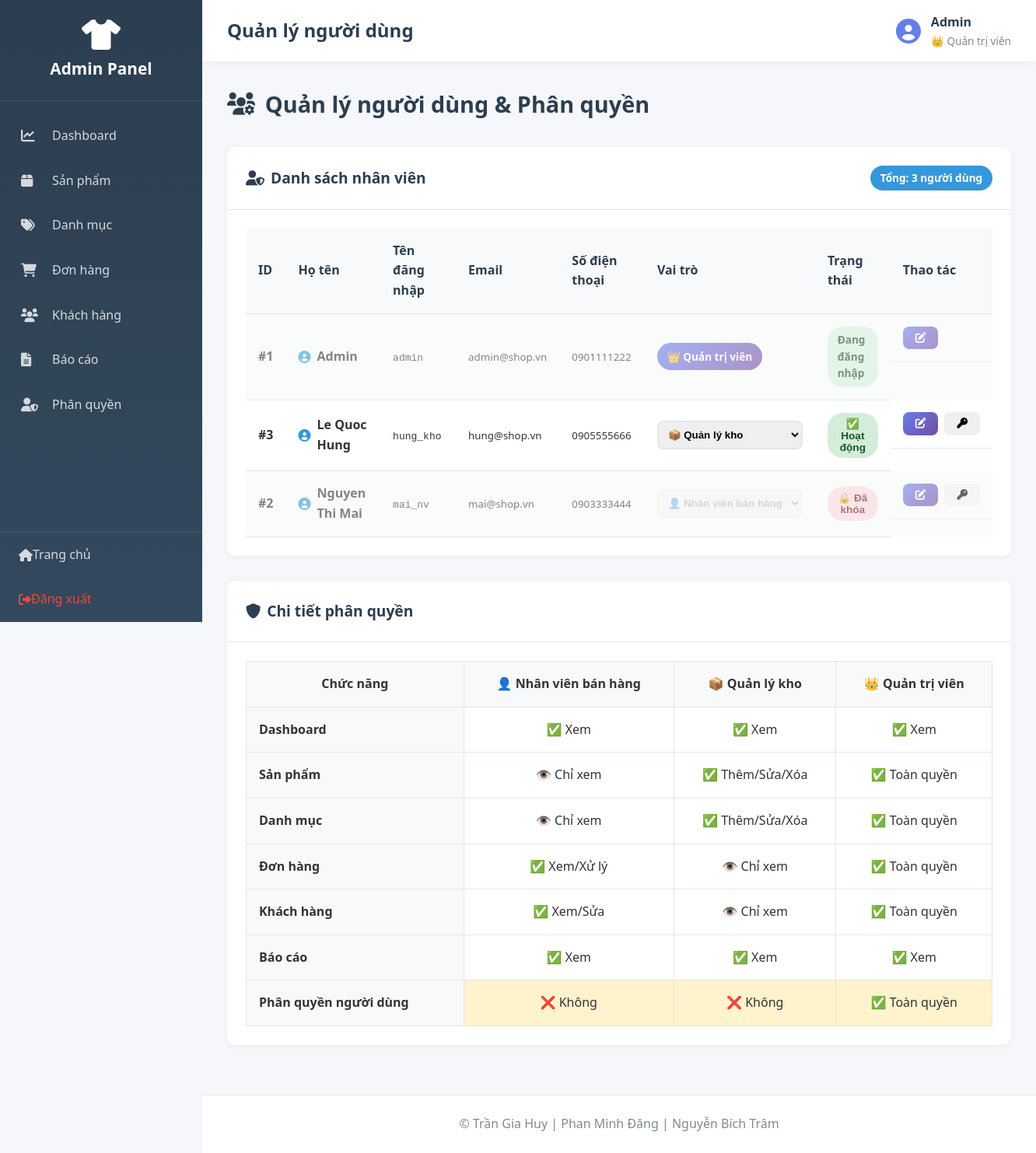
/admin/index.php?action=users (signed in), run on the app's committed database.
### tables this page shows
CREATE TABLE `nhanvien` (
  `MaNV` int(11) NOT NULL,
  `HoTen` varchar(100) DEFAULT NULL,
  `TenDangNhap` varchar(50) DEFAULT NULL,
  `MatKhau` varchar(255) DEFAULT NULL,
  `Email` varchar(100) DEFAULT NULL,
  `SoDienThoai` varchar(15) DEFAULT NULL,
  `MaVaiTro` int(11) DEFAULT NULL,
  `TrangThai` varchar(20) DEFAULT 'active'
);

CREATE TABLE `vaitro` (
  `MaVaiTro` int(11) NOT NULL,
  `TenVaiTro` varchar(50) DEFAULT NULL,
  `QuyenHan` enum('ToanQuyen','NhapXuat','XemBanHang') DEFAULT NULL
);

### app/controllers/AdminController.php (called while the page is built, shortened)
<?php
require_once __DIR__ . '/../../core/Controller.php';
class AdminController extends Controller {
    public function users() {
        $productModel = $this->model('Product');
        $vaiTroModel = $this->model('VaiTro');
        $message = null;
        $sql = "SELECT nv.MaNV, nv.HoTen, nv.TenDangNhap, nv.Email, nv.SoDienThoai,
                       nv.MaVaiTro, vt.TenVaiTro, vt.QuyenHan, nv.TrangThai
                FROM nhanvien nv
                LEFT JOIN vaitro vt ON nv.MaVaiTro = vt.MaVaiTro
                ORDER BY
                    CASE vt.QuyenHan
                        WHEN 'ToanQuyen' THEN 1
                        WHEN 'NhapXuat' THEN 2
                        WHEN 'XemBanHang' THEN 3
                        ELSE 4
                    END,
                    nv.HoTen";
        $users = $productModel->query($sql)->fetch_all(MYSQLI_ASSOC);
        $roles = $vaiTroModel->getAllRoles();
        $data = [
            'page_title' => 'Quản lý người dùng',
            'users' => $users,
            'roles' => $roles,
            'message' => $message
        ];
        $this->view('admin/users', $data);
    }
}
?>

### core/Model.php (called while the page is built, shortened)
<?php
class Model {
    protected $db;
    public function __construct() {
        $this->db = $this->connectDB();
    }
    private function connectDB() {
        $conn = new mysqli(DB_HOST, DB_USER, DB_PASS, DB_NAME);
        $conn->set_charset("utf8mb4");
        return $conn;
    }
    public function query($sql) {
        return $this->db->query($sql);
    }
}
?>

### app/models/Admin.php (called while the page is built, shortened)
<?php
require_once __DIR__ . '/../../core/Model.php';
class Admin extends Model {
    public function isLoggedIn() {
        return isset($_SESSION['admin_id']) && isset($_SESSION['admin_role']);
    }
    public function getCurrentAdmin() {
        $adminId = intval($_SESSION['admin_id']);
        $sql = "SELECT nv.*, vt.TenVaiTro, vt.QuyenHan
                FROM nhanvien nv
                LEFT JOIN vaitro vt ON nv.MaVaiTro = vt.MaVaiTro
                WHERE nv.MaNV = {$adminId}";
        $result = $this->query($sql);
        if ($result && $result->num_rows > 0) {
            return $result->fetch_assoc();
        }
        return null;
    }
}
?>

### app/models/VaiTro.php (called while the page is built, shortened)
<?php
require_once __DIR__ . '/../../core/Model.php';
class VaiTro extends Model {
    public function getAllRoles() {
        $sql = "SELECT * FROM vaitro ORDER BY MaVaiTro";
        $result = $this->query($sql);
        if ($result) {
            return $result->fetch_all(MYSQLI_ASSOC);
        }
        return [];
    }
}
?>

### app/views/admin/users.php (the view, shortened to what this page needs)
<?php require_once __DIR__ . '/../layouts/admin_header.php'; ?>
<div class="page-header">
    <h2><i class="fas fa-users-cog"></i> Quản lý người dùng & Phân quyền</h2>
</div>
<div class="admin-card">
    <div class="card-header">
        <h3><i class="fas fa-user-shield"></i> Danh sách nhân viên</h3>
        <span class="badge">Tổng: <?php echo count($users); ?> người dùng</span>
    </div>
    <div class="card-body">
        <?php if (!empty($users)): ?>
        <table class="data-table">
            <thead>
                <tr>
                    <th>ID</th>
                    <th>Họ tên</th>
                    <th>Tên đăng nhập</th>
                    <th>Email</th>
                    <th>Số điện thoại</th>
                    <th>Vai trò</th>
                    <th>Trạng thái</th>
                    <th>Thao tác</th>
                </tr>
            </thead>
            <tbody>
                <?php foreach ($users as $user): ?>
                <tr id="user-row-<?php echo $user['MaNV']; ?>" class="<?php echo $user['TrangThai'] != 'active' ? 'inactive-user' : ''; ?>">
                    <td><strong>#<?php echo $user['MaNV']; ?></strong></td>
                    <td>
                        <div class="user-info">
                            <i class="fas fa-user-circle" style="margin-right: 0.5rem; color: #3498db;"></i>
                            <strong><?php echo htmlspecialchars($user['HoTen']); ?></strong>
                        </div>
                    </td>
                    <td><code><?php echo htmlspecialchars($user['TenDangNhap']); ?></code></td>
                    <td><small><?php echo htmlspecialchars($user['Email'] ?? 'Chưa có'); ?></small></td>
                    <td><small><?php echo htmlspecialchars($user['SoDienThoai'] ?? 'Chưa có'); ?></small></td>
                    <td>
                        <?php if ($user['MaNV'] == $_SESSION['admin_id']): ?>
                            <span class="role-badge role-<?php echo $user['QuyenHan']; ?>">
                                <?php
                                $roleIcons = [
                                    'ToanQuyen' => '👑',
                                    'NhapXuat' => '📦',
                                    'XemBanHang' => '👤'
                                ];
                                echo ($roleIcons[$user['QuyenHan']] ?? '') . ' ' . htmlspecialchars($user['TenVaiTro']);
                                ?>
                            </span>
                        <?php else: ?>
                            <select class="role-select"
                                    onchange="updateUserRole(<?php echo $user['MaNV']; ?>, this.value)"
                                    <?php echo $user['TrangThai'] != 'active' ? 'disabled' : ''; ?>>
                                <?php foreach ($roles as $role): ?>
                                <option value="<?php echo $role['MaVaiTro']; ?>"
                                        <?php echo $user['MaVaiTro'] == $role['MaVaiTro'] ? 'selected' : ''; ?>>
                                    <?php
                                    $roleIcons = [
                                        'ToanQuyen' => '👑',
                                        'NhapXuat' => '📦',
                                        'XemBanHang' => '👤'
                                    ];
                                    echo ($roleIcons[$role['QuyenHan']] ?? '') . ' ' . htmlspecialchars($role['TenVaiTro']);
                                    ?>
                                </option>
                                <?php endforeach; ?>
                            </select>
                        <?php endif; ?>
                    </td>
                    <td>
                        <?php if ($user['MaNV'] == $_SESSION['admin_id']): ?>
                            <span class="status-badge status-active">Đang đăng nhập</span>
                        <?php else: ?>
                            <button class="status-toggle"
                                    onclick="toggleUserStatus(<?php echo $user['MaNV']; ?>)"
                                    data-status="<?php echo $user['TrangThai']; ?>">
                                <span class="status-badge status-<?php echo $user['TrangThai'] == 'active' ? 'active' : 'inactive'; ?>">
                                    <?php echo $user['TrangThai'] == 'active' ? '✅ Hoạt động' : '🔒 Đã khóa'; ?>
                                </span>
                            </button>
                        <?php endif; ?>
                    </td>
                    <td class="actions">
                        <a href="index.php?action=editUser&id=<?php echo $user['MaNV']; ?>"
                           class="btn btn-sm btn-primary"
                           title="Chỉnh sửa">
                            <i class="fas fa-edit"></i>
                        </a>
                        <?php if ($user['MaNV'] != $_SESSION['admin_id']): ?>
                            <button onclick="resetPassword(<?php echo $user['MaNV']; ?>)"
                                    class="btn btn-sm btn-warning"
                                    title="Reset mật khẩu">
                                <i class="fas fa-key"></i>
                            </button>
                        <?php endif; ?>
                    </td>
                </tr>
                <?php endforeach; ?>
            </tbody>
        </table>
        <?php endif; ?>
    </div>
</div>
<div class="admin-card">
    <div class="card-header">
        <h3><i class="fas fa-shield-alt"></i> Chi tiết phân quyền</h3>
    </div>
    <div class="card-body">
        <table class="permission-table">
            <thead>
                <tr>
                    <th>Chức năng</th>
                    <th>👤 Nhân viên bán hàng</th>
                    <th>📦 Quản lý kho</th>
                    <th>👑 Quản trị viên</th>
                </tr>
            </thead>
            <tbody>
                <tr>
                    <td><strong>Dashboard</strong></td>
                    <td>✅ Xem</td>
                    <td>✅ Xem</td>
                    <td>✅ Xem</td>
                </tr>
                <tr>
                    <td><strong>Sản phẩm</strong></td>
                    <td>👁️ Chỉ xem</td>
                    <td>✅ Thêm/Sửa/Xóa</td>
                    <td>✅ Toàn quyền</td>
                </tr>
                <tr>
                    <td><strong>Danh mục</strong></td>
                    <td>👁️ Chỉ xem</td>
                    <td>✅ Thêm/Sửa/Xóa</td>
                    <td>✅ Toàn quyền</td>
                </tr>
                <tr>
                    <td><strong>Đơn hàng</strong></td>
                    <td>✅ Xem/Xử lý</td>
                    <td>👁️ Chỉ xem</td>
                    <td>✅ Toàn quyền</td>
                </tr>
                <tr>
                    <td><strong>Khách hàng</strong></td>
                    <td>✅ Xem/Sửa</td>
                    <td>👁️ Chỉ xem</td>
                    <td>✅ Toàn quyền</td>
                </tr>
                <tr>
                    <td><strong>Báo cáo</strong></td>
                    <td>✅ Xem</td>
                    <td>✅ Xem</td>
                    <td>✅ Xem</td>
                </tr>
                <tr class="highlight-row">
                    <td><strong>Phân quyền người dùng</strong></td>
                    <td>❌ Không</td>
                    <td>❌ Không</td>
                    <td>✅ Toàn quyền</td>
                </tr>
            </tbody>
        </table>
    </div>
</div>
<?php require_once __DIR__ . '/../layouts/admin_footer.php'; ?>

### app/views/layouts/admin_header.php (shortened to what this page needs)
<!DOCTYPE html>
<html lang="vi">
<head>
    <link rel="stylesheet" href="../public/css/admin.css">
    <link rel="stylesheet" href="https://cdnjs.cloudflare.com/ajax/libs/font-awesome/6.0.0/css/all.min.css">
</head>
<body class="admin-panel">
    <?php
    require_once __DIR__ . '/../../models/Admin.php';
    $adminModel = new Admin();
    $currentAdmin = $adminModel->getCurrentAdmin();
    ?>
    <aside class="admin-sidebar">
        <div class="sidebar-header">
            <i class="fas fa-tshirt"></i>
            <h2>Admin Panel</h2>
        </div>
        <nav class="sidebar-nav">
            <a href="index.php?action=dashboard" class="nav-item">
                <i class="fas fa-chart-line"></i>
                <span>Dashboard</span>
            </a>
            <a href="index.php?action=products" class="nav-item">
                <i class="fas fa-box"></i>
                <span>Sản phẩm</span>
            </a>
            <a href="index.php?action=categories" class="nav-item">
                <i class="fas fa-tags"></i>
                <span>Danh mục</span>
            </a>
            <a href="index.php?action=orders" class="nav-item">
                <i class="fas fa-shopping-cart"></i>
                <span>Đơn hàng</span>
            </a>
            <a href="index.php?action=customers" class="nav-item">
                <i class="fas fa-users"></i>
                <span>Khách hàng</span>
            </a>
            <a href="index.php?action=reports" class="nav-item">
                <i class="fas fa-file-alt"></i>
                <span>Báo cáo</span>
            </a>
            <?php if (isset($_SESSION['admin_permission']) && $_SESSION['admin_permission'] == 'ToanQuyen'): ?>
            <a href="index.php?action=users" class="nav-item">
                <i class="fas fa-user-shield"></i>
                <span>Phân quyền</span>
            </a>
            <?php endif; ?>
        </nav>
        <div class="sidebar-footer">
            <a href="../public/index.php" class="nav-item">
                <i class="fas fa-home"></i>
                <span>Trang chủ</span>
            </a>
            <a href="index.php?action=logout" class="nav-item logout">
                <i class="fas fa-sign-out-alt"></i>
                <span>Đăng xuất</span>
            </a>
        </div>
    </aside>
    <div class="admin-main">
        <header class="admin-topbar">
            <div class="topbar-left">
                <h1><?php echo $page_title ?? 'Admin Panel'; ?></h1>
            </div>
            <div class="topbar-right">
                <div class="admin-info">
                    <i class="fas fa-user-circle fa-2x"></i>
                    <div>
                        <strong><?php echo $currentAdmin['HoTen'] ?? 'Admin'; ?></strong>
                        <small>
                            <?php
                            $roleName = $currentAdmin['TenVaiTro'] ?? $_SESSION['admin_role'] ?? 'Nhân viên';
                            $permission = $currentAdmin['QuyenHan'] ?? $_SESSION['admin_permission'] ?? '';
                            $roleIcons = [
                                'ToanQuyen' => '👑',
                                'NhapXuat' => '📦',
                                'XemBanHang' => '👤'
                            ];
                            echo ($roleIcons[$permission] ?? '👤') . ' ' . htmlspecialchars($roleName);
                            ?>
                        </small>
                    </div>
                </div>
            </div>
        </header>
        <main class="admin-content">

### data on the page
nhanvien: HoTen "Admin", MaVaiTro.QuyenHan "👑", MaVaiTro.TenVaiTro "Quản trị viên", MaNV "1", TenDangNhap "admin", Email "admin@shop.vn", SoDienThoai "0901111222", shows "Đang đăng nhập"
nhanvien: MaNV "3", HoTen "Le Quoc Hung", TenDangNhap "hung_kho", Email "hung@shop.vn", SoDienThoai "0905555666", MaVaiTro+MaNV+TrangThai "📦 Quản lý kho", shows "✅ Hoạt động"
nhanvien: MaNV "2", HoTen "Nguyen Thi Mai", TenDangNhap "mai_nv", Email "mai@shop.vn", SoDienThoai "0903333444", MaVaiTro+MaNV+TrangThai "👤 Nhân viên bán hàng", shows "🔒 Đã khóa"

### other printed values
$page_title "Quản lý người dùng"
count($users) "3"
